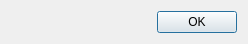
<?xml version="1.0" encoding="UTF-8"?>
<ui version="4.0">
 <class>UICFSUIPCControls</class>
 <widget class="QWidget" name="UICFSUIPCControls">
  <property name="windowModality">
   <enum>Qt::NonModal</enum>
  </property>
  <property name="geometry">
   <rect>
    <x>0</x>
    <y>0</y>
    <width>248</width>
    <height>34</height>
   </rect>
  </property>
  <property name="windowTitle">
   <string>FSUIPC</string>
  </property>
  <property name="windowIcon">
   <iconset>
    <normaloff>images/bluetrack.png</normaloff>images/bluetrack.png</iconset>
  </property>
  <property name="layoutDirection">
   <enum>Qt::LeftToRight</enum>
  </property>
  <property name="autoFillBackground">
   <bool>false</bool>
  </property>
  <layout class="QVBoxLayout" name="verticalLayout">
   <item alignment="Qt::AlignTop">
    <widget class="QDialogButtonBox" name="buttonBox">
     <property name="standardButtons">
      <set>QDialogButtonBox::Ok</set>
     </property>
    </widget>
   </item>
  </layout>
 </widget>
 <resources/>
 <connections/>
 <slots>
  <slot>startEngineClicked()</slot>
  <slot>stopEngineClicked()</slot>
  <slot>cameraSettingsClicked()</slot>
 </slots>
</ui>
